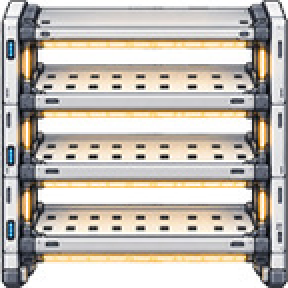
#> input picture tools/art/greenhouse_rack_base.png, 144 x 144 px (shown 2 times larger)
$ python greenhouse_racks.py greenhouse_rack_base.png
#> lines starting #> are read from the running program, lines starting #| are printed output that depends on the picture; after the words box and inside, x2 and y2 are one past the last pixel; in counts of white or black regions, pixels touching at a corner belong together
"""溫室種植架外框：從 greenhouse_rack_base.png（左端／中段／右端各 48 px）拼成一整排 12 格，
輸出兩種空架，作物由遊戲依生長階段疊上去：

- rack_shelf.webp   層架：三層托盤，開口補深色背板。
- rack_trellis.webp 藤架：保留頂框與最下層托盤，中間拆空，每株一根木支柱（支柱屬於架子，一開始就架好）。
- racks.json       作物擺放位置（素材像素，遊戲裡放大 2 倍畫：一排 576×144 → 12×3 格）。

rack_shelf.webp／rack_trellis.webp 產生後使用者手動修過細節（改得更對稱，尺寸與層高、支柱位置不變），
所以預設不覆蓋已存在的圖，只重寫 racks.json；真的要從頭重產才加 --force（手修的部分會不見）。
"""
import json
import numpy as np
from collections import deque
from PIL import Image
from pathlib import Path

ROOT = Path(__file__).resolve().parents[2]
OUT = ROOT / 'public/assets/greenhouse'
SEG, CELLS = 48, 12
BACK = (30, 40, 44)                  # 層架開口裡的深色背板
TIERS = [(24, 46), (58, 80), (93, 115)]   # 每層（開口頂, 托盤底線）
X0, X1 = 19, SEG * CELLS - 20        # 左右立柱內側
STAKE_TOP, STAKE_BASE = 26, 115      # 藤架支柱上下端；作物底線 = STAKE_BASE
STAKE_W = 5                          # 比作物圖扣掉的支柱寬（約 4.5 px）略寬，接縫不露底
STAKE_GAP = 64                       # 支柱間距 = 每株作物寬
WOOD = [(92, 58, 34), (138, 92, 52), (170, 120, 70)]


def base_row():
    src = np.array(Image.open(Path(__file__).with_name('greenhouse_rack_base.png')).convert('RGB')).astype(np.int32)
    H, W = src.shape[:2]
#> H = 144; W = 144
    alpha = np.full((H, W), 255, np.uint8)
    near = src.min(axis=2) >= 244                  # 白底從外框往內 flood fill 成透明
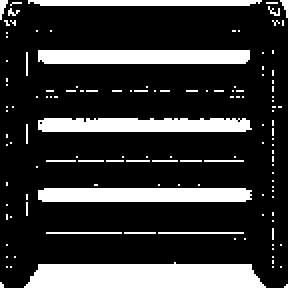
#> near: shape (144, 144) bool (shown 2 times larger); 21% white; 129 white regions (120 under 20 px), largest, box (x1, y1, x2, y2) and area: (12, 131, 133, 144) 1353, (19, 94, 126, 101) 736, (19, 25, 125, 32) 735
    seen = np.zeros((H, W), bool)
    q = deque([(y, x) for x in range(W) for y in (0, H - 1)] + [(y, x) for y in range(H) for x in (0, W - 1)])
    while q:
        y, x = q.popleft()
        if not (0 <= y < H and 0 <= x < W) or seen[y, x] or not near[y, x]: continue
        seen[y, x] = True; alpha[y, x] = 0
        q.extend([(y + 1, x), (y - 1, x), (y, x + 1), (y, x - 1)])
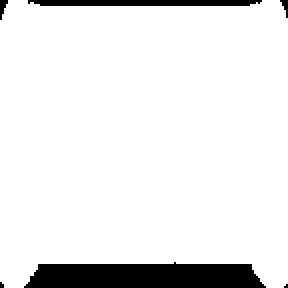
#> alpha: shape (144, 144) (shown 2 times larger); 91.6% white; 6 black regions (3 under 20 px), largest, box (x1, y1, x2, y2) and area: (12, 131, 133, 144) 1353, (14, 0, 131, 3) 335, (0, 0, 4, 10) 23
    cols = list(range(0, SEG)) + list(range(SEG, 2 * SEG)) * (CELLS - 2) + list(range(2 * SEG, 3 * SEG))
    return src[:, cols].copy(), alpha[:, cols].copy()


def fill_openings(rgb, alpha, rows):
    """開口裡還沒被 flood fill 掉的白底（被托盤圍住）一樣補成背板。"""
    for top, bottom in rows:
        blk = rgb[top:bottom, X0:X1 + 1]
        white = (blk.min(axis=2) >= 220) | (alpha[top:bottom, X0:X1 + 1] == 0)
        blk[white] = BACK
        alpha[top:bottom, X0:X1 + 1][white] = 255


def shelf():
    rgb, alpha = base_row()
    fill_openings(rgb, alpha, [(t, t + 10) for t, _ in TIERS])
    return rgb, alpha


def trellis():
    rgb, alpha = base_row()
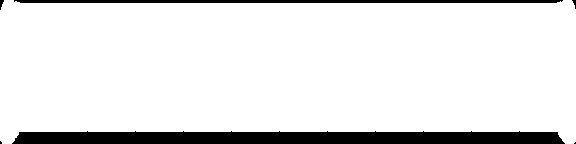
#> alpha: shape (144, 576); 90.1% white; 6 black regions (3 under 20 px), largest, box (x1, y1, x2, y2) and area: (12, 131, 565, 144) 6546, (14, 0, 563, 3) 1631, (0, 0, 4, 10) 23
    # 中間兩層托盤拆掉：頂框燈條以下到最下層托盤之間，立柱內側全補背板
    y0, y1 = TIERS[0][0], TIERS[2][0] + 8
    rgb[y0:y1, X0:X1 + 1] = BACK; alpha[y0:y1, X0:X1 + 1] = 255
#> after `rgb[y0:y1, X0:X1 + 1] = BACK`:
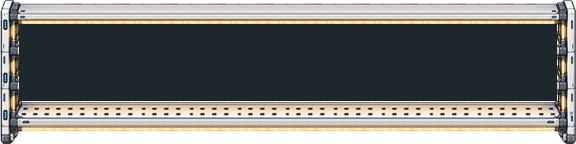
#> rgb: shape (144, 576, 3) int32; mean of channels 0, 1, 2 118.7, 119.9, 116.8; drawn as R, G, B
    n = (X1 - X0) // STAKE_GAP
    pad = (X1 - X0 - n * STAKE_GAP) // 2
    stakes = [X0 + pad + STAKE_GAP // 2 + i * STAKE_GAP for i in range(n)]
    for sx in stakes:
        l = sx - STAKE_W // 2
        for dx in range(STAKE_W):
            c = WOOD[0] if dx in (0, STAKE_W - 1) else WOOD[2] if dx == 1 else WOOD[1]
            rgb[STAKE_TOP:STAKE_BASE + 2, l + dx] = c; alpha[STAKE_TOP:STAKE_BASE + 2, l + dx] = 255
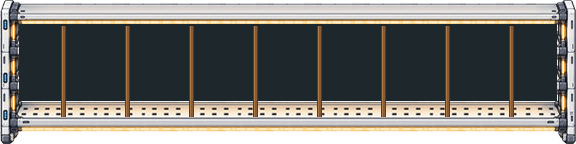
#> rgb: shape (144, 576, 3) int32; 4.39% of pixels changed, all inside (x1, y1, x2, y2) = (61, 26, 514, 117); drawn as R, G, B
    for wy in (52, 84):                  # 支柱之間拉兩條細鋼索
        rgb[wy, X0:X1 + 1] = (150, 160, 164); alpha[wy, X0:X1 + 1] = 255
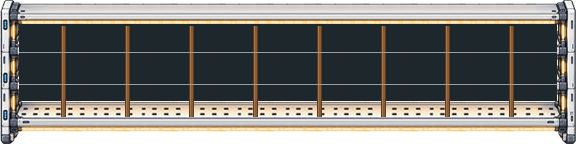
#> rgb: shape (144, 576, 3) int32; 1.3% of pixels changed, all inside (x1, y1, x2, y2) = (19, 52, 557, 85); drawn as R, G, B
    return (rgb, alpha), stakes


def save(name, rgb, alpha):
    Image.fromarray(np.dstack([np.clip(rgb, 0, 255).astype(np.uint8), alpha]), 'RGBA').save(OUT / name, lossless=True)


if __name__ == '__main__':
    import sys
    force = '--force' in sys.argv
    (t_rgb, t_alpha), stakes = trellis()
#> stakes = [63, 127, 191, 255, 319, 383, 447, 511]
    for name, img in (('rack_shelf.webp', shelf()), ('rack_trellis.webp', (t_rgb, t_alpha))):
#> in shelf, `fill_openings(rgb, alpha, [(t, t + 10) for t, _ in TIERS])`:
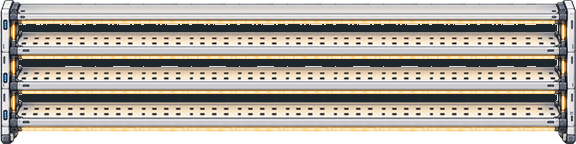
#> rgb: shape (144, 576, 3) int32; mean of channels 0, 1, 2 179.3, 172.6, 162; drawn as R, G, B
        if force or not (OUT / name).exists(): save(name, *img)
        else: print(f'{name} 已存在（使用者手修過），不覆蓋；要重產請加 --force')
    meta = {
        'scale': 2, 'width': SEG * CELLS, 'height': 144,
        'shelf': {'x0': X0, 'x1': X1, 'baselines': [b + 1 for _, b in TIERS], 'maxHeight': 22},
        'trellis': {'x0': X0, 'x1': X1, 'baseline': STAKE_BASE + 1, 'stakes': stakes},
    }
    (OUT / 'racks.json').write_text(json.dumps(meta, indent=1), encoding='utf-8')
    print('stakes', stakes)
#| stakes [63, 127, 191, 255, 319, 383, 447, 511]
